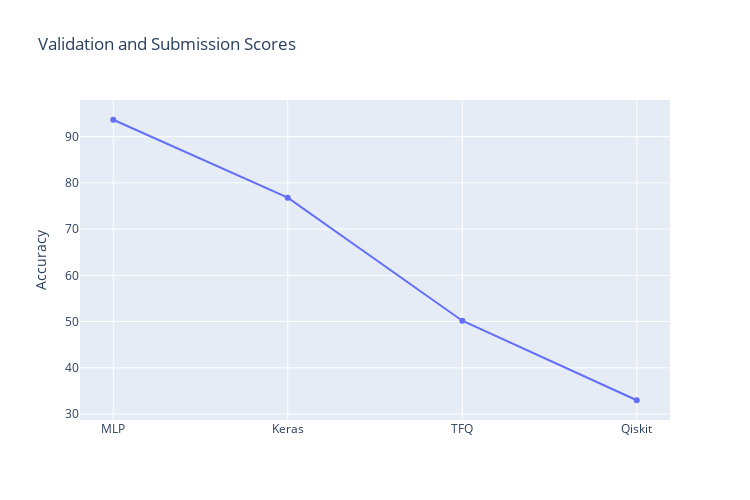

Notebook cell for this chart:
### Code cell
trace1 = go.Scatter(x = list_classifiers, y = val_scores,
                   name="Validation", text = list_classifiers)

data = [trace1]

layout = dict(title = "Validation and Submission Scores", 
              xaxis=dict(ticklen=10, zeroline= False),
              yaxis=dict(title = "Accuracy", side='left', ticklen=10,),                                  
              legend=dict(orientation="v", x=1.05, y=1.0),
              autosize=False, width=750, height=500,
              )

fig = dict(data = data, layout = layout)
iplot(fig)

### Figure 1 — Plotly figure (JSON) as saved in the notebook; plotly's stock layout.template omitted (floating-point values rounded to 4 significant figures)
{"data": [{"name": "Validation", "text": ["MLP", "Keras", "TFQ", "Qiskit"], "type": "scatter", "x": ["MLP", "Keras", "TFQ", "Qiskit"], "y": [93.65, 76.79, 50.18, 32.98]}], "layout": {"autosize": false, "height": 500, "legend": {"orientation": "v", "x": 1.05, "y": 1}, "title": {"text": "Validation and Submission Scores"}, "width": 750, "xaxis": {"ticklen": 10, "zeroline": false}, "yaxis": {"side": "left", "ticklen": 10, "title": {"text": "Accuracy"}}}}
